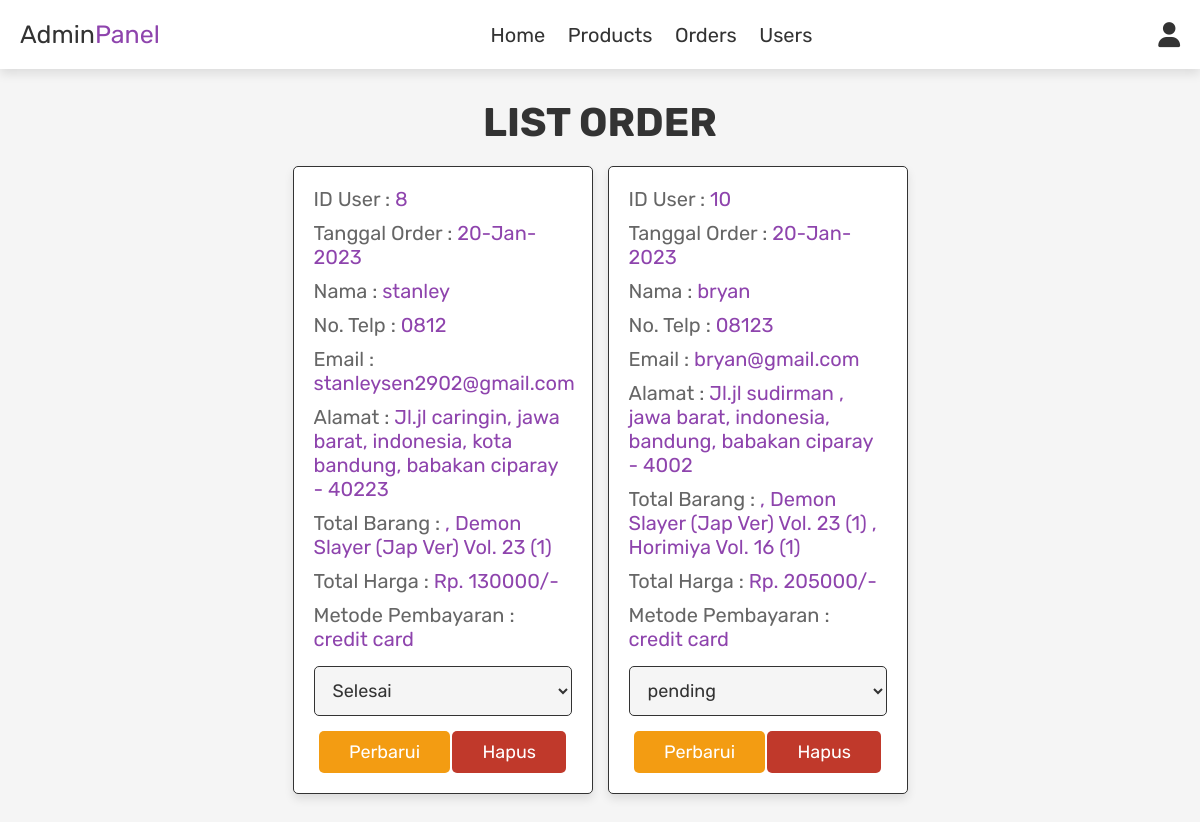
Before: /admin_orders.php (signed in) with the older database file.
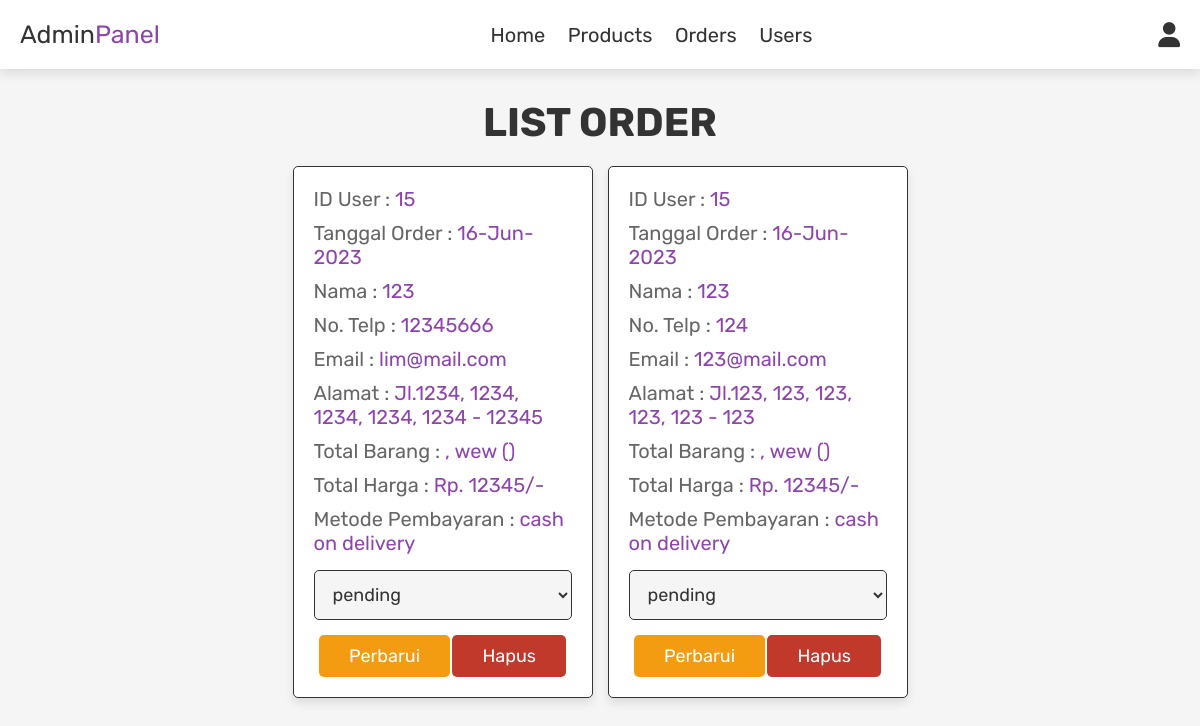
After: the same page with the newer database file.
### tables this page shows
CREATE TABLE `orders` (
  `id` int(100) NOT NULL,
  `user_id` int(100) NOT NULL,
  `name` varchar(100) NOT NULL,
  `number` varchar(12) NOT NULL,
  `email` varchar(100) NOT NULL,
  `method` varchar(50) NOT NULL,
  `address` varchar(500) NOT NULL,
  `total_products` varchar(1000) NOT NULL,
  `total_price` int(100) NOT NULL,
  `placed_on` varchar(50) NOT NULL,
  `payment_status` varchar(20) NOT NULL DEFAULT 'pending'
);

### admin_orders.php (the view, shortened to what this page needs)
<?php
include 'config.php';
?>
<!DOCTYPE html>
<html lang="en">
<head>
   <link rel="stylesheet" href="https://cdnjs.cloudflare.com/ajax/libs/font-awesome/6.0.0/css/all.min.css">
   <link rel="stylesheet" href="css/admin_style.css">
</head>
<body>
<?php include 'admin_header.php'; ?>
<section class="orders">
   <h1 class="title">LIST ORDER</h1>
   <div class="box-container">
      <?php
      $select_orders = mysqli_query($conn, "SELECT * FROM `orders`") or die('query failed');
      if(mysqli_num_rows($select_orders) > 0){
         while($fetch_orders = mysqli_fetch_assoc($select_orders)){
      ?>
      <div class="box">
         <p> ID User           : <span><?php echo $fetch_orders['user_id']; ?></span> </p>
         <p> Tanggal Order     : <span><?php echo $fetch_orders['placed_on']; ?></span> </p>
         <p> Nama              : <span><?php echo $fetch_orders['name']; ?></span> </p>
         <p> No. Telp          : <span><?php echo $fetch_orders['number']; ?></span> </p>
         <p> Email             : <span><?php echo $fetch_orders['email']; ?></span> </p>
         <p> Alamat            : <span><?php echo $fetch_orders['address']; ?></span> </p>
         <p> Total Barang      : <span><?php echo $fetch_orders['total_products']; ?></span> </p>
         <p> Total Harga       : <span>Rp. <?php echo $fetch_orders['total_price']; ?>/-</span> </p>
         <p> Metode Pembayaran : <span><?php echo $fetch_orders['method']; ?></span> </p>
         <form action="" method="post">
            <select name="update_payment">
               <option value="" selected disabled><?php echo $fetch_orders['payment_status']; ?></option>
            </select>
            <input type="submit" value="Perbarui" name="update_order" class="option-btn">
            <a href="admin_orders.php?delete=<?php echo $fetch_orders['id']; ?>" onclick="return confirm('Hapus pengguna ini?');" class="delete-btn">Hapus</a>
         </form>
      </div>
      <?php
         }
      }else{
         echo '<p class="empty">Keranjang anda kosong!</p>';
      }
      ?>
   </div>
</section>
</body>
</html>

Changed rows visible on the page:
removed orders: user "8", placed_on "20-Jan-2023", name "stanley", number "0812", email "stanleysen2902@gmail.com", address "Jl.jl caringin, jawa barat, indonesia, kota bandung, babakan ciparay - 40223", total_products ", Demon Slayer (Jap Ver) Vol. 23 (1)", total_price "130000", method "credit card", update_payment "Selesai"
removed orders: user "10", placed_on "20-Jan-2023", name "bryan", number "08123", email "bryan@gmail.com", address "Jl.jl sudirman , jawa barat, indonesia, bandung, babakan ciparay - 4002", total_products ", Demon Slayer (Jap Ver) Vol. 23 (1) , Horimiya Vol. 16 (1)", total_price "205000", method "credit card", update_payment "pending"
added orders: user "15", placed_on "16-Jun-2023", name "123", number "12345666", email "lim@mail.com", address "Jl.1234, 1234, 1234, 1234, 1234 - 12345", total_products ", wew ()", total_price "12345", method "cash on delivery", update_payment "pending"
added orders: user "15", placed_on "16-Jun-2023", name "123", number "124", email "123@mail.com", address "Jl.123, 123, 123, 123, 123 - 123", total_products ", wew ()", total_price "12345", method "cash on delivery", update_payment "pending"
